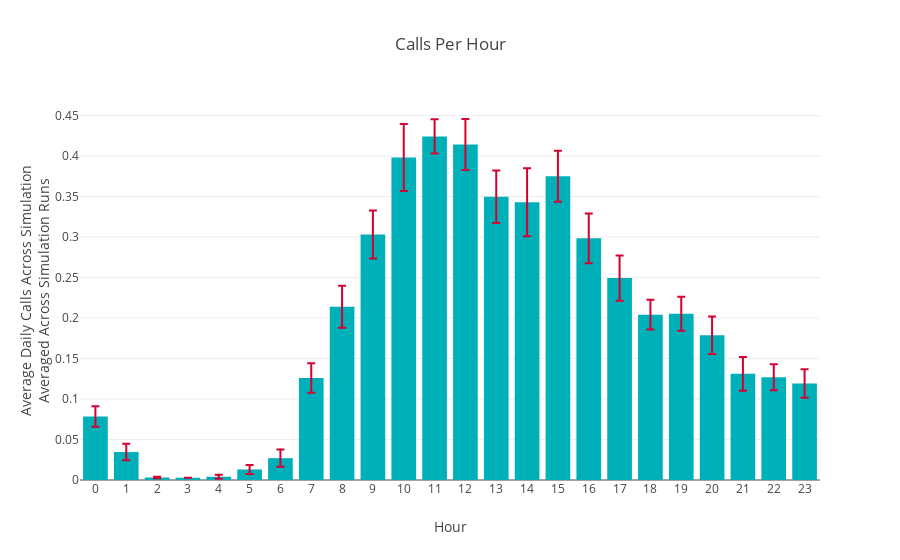

The cell this chart's notebook holds for it:
### Code cell
_job_count_calculation.plot_hourly_call_counts(call_df, params_df, average_per_hour=True,
                                               error_bar_colour="red")

### Figure 1 — Plotly figure (JSON) as saved in the notebook; plotly's stock layout.template omitted (floating-point values rounded to 4 significant figures)
{"data": [{"alignmentgroup": "True", "error_y": {"array": [0.01267, 0.01011, 0.0009686, 0, 0.002559, 0.00547, 0.01053, 0.01821, 0.02588, 0.0297, 0.04134, 0.02117, 0.03155, 0.03234, 0.04203, 0.03152, 0.0307, 0.02802, 0.01838, 0.02101, 0.02323, 0.02087, 0.01608, 0.0177], "color": "#D50032"}, "hovertemplate": "Hour=%{x}<br>Average Daily Calls Across Simulation<br>Averaged Across Simulation Runs=%{y}<extra></extra>", "legendgroup": "", "marker": {"color": "#00B0B9", "pattern": {"shape": ""}}, "name": "", "offsetgroup": "", "orientation": "v", "showlegend": false, "textposition": "auto", "type": "bar", "x": [0, 1, 2, 3, 4, 5, 6, 7, 8, 9, 10, 11, 12, 13, 14, 15, 16, 17, 18, 19, 20, 21, 22, 23], "xaxis": "x", "y": [0.07849, 0.03452, 0.003082, 0.00274, 0.003985, 0.01301, 0.02699, 0.1259, 0.214, 0.3032, 0.3984, 0.4242, 0.4142, 0.3499, 0.3429, 0.3752, 0.2985, 0.2493, 0.2041, 0.2053, 0.1788, 0.1311, 0.127, 0.1192], "yaxis": "y"}], "layout": {"barmode": "relative", "legend": {"tracegroupgap": 0}, "title": {"text": "Calls Per Hour"}, "xaxis": {"anchor": "y", "domain": [0, 1], "dtick": 1, "title": {"text": "Hour"}}, "yaxis": {"anchor": "x", "domain": [0, 1], "title": {"text": "Average Daily Calls Across Simulation<br>Averaged Across Simulation Runs"}}}}
